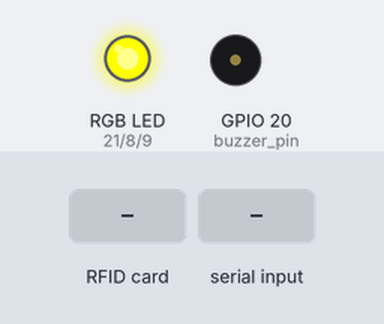
Recording of a sketch running on a simulated ESP32-C3. On the bench: an RGB LED mixed from three pins (HIGH = lit), buzzer (waves = sounding). Inputs (shaded band) come from the test bench. WiFi joins after 1.5 s; servers stay silent unless stated; uploads are accepted with an empty reply; what the sketch prints to the serial monitor is not drawn.

Above: at 6.0 s.
6.1 s: RFID card 5E 7A 19 C4 held to the reader
At 7.3 s:
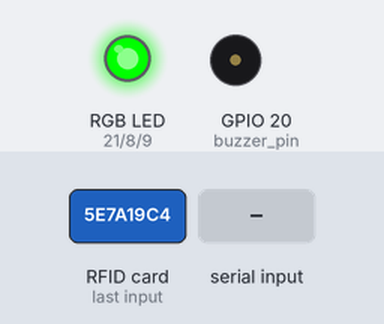
11.0 s: "get_table" received over the second serial link
At 18.6 s:
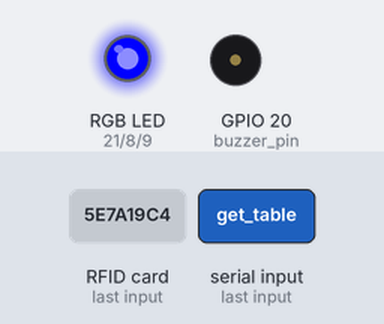
19.5 s: RFID card 5E 7A 19 C4 held to the reader
At 27.0 s:
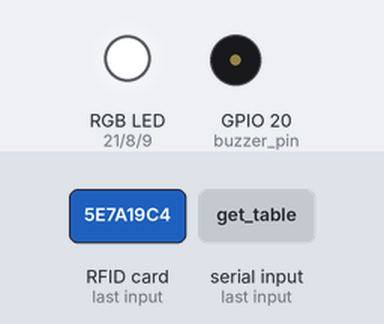
Timing chart, 0 to 28.5 s (numbered marks = the images above; inputs shaded):
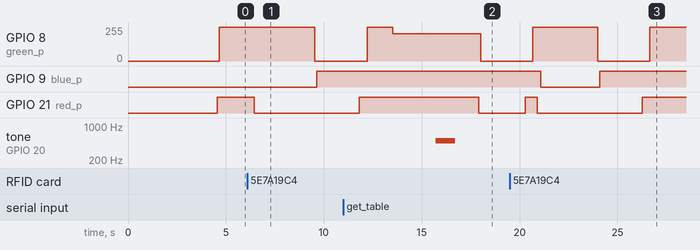

Measured:
- after the input at 6.1 s, GPIO 8 (green_p): 255/255 → 0/255 after 3.4 s; GPIO 9 (blue_p): LOW → HIGH after 3.5 s; GPIO 21 (red_p): HIGH → LOW after 0.34 s
- after the input at 11.0 s, tone on GPIO 20 (buzzer_pin): silent → 500 Hz after 4.7 s, → silent 1.0 s later
- after the input at 19.5 s, GPIO 9 (blue_p): HIGH → LOW after 1.6 s, → HIGH 3.0 s later

The sketch:

smart_grocery_cart_app_connection.ino
```cpp
         /////////////////////////////////////////////
        //     IoT AI-driven Smart Grocery         //
       //         Cart w/ Edge Impulse            //
      //           -----------------             //
     //            (Beetle ESP32-C3)            //
    //             by Kutluhan Aktar           //
   //                                         //
  /////////////////////////////////////////////

//
// Provide a checkout-free shopping experience letting customers create an online shopping list from products in their cart and pay via email.
//
// For more information:
// https://www.theamplituhedron.com/projects/IoT_AI_driven_Smart_Grocery_Cart_w_Edge_Impulse
//
//
// Connections
// Beetle ESP32-C3 :
//                                MFRC522
// D7   --------------------------- RST
// D2   --------------------------- SDA
// D6   --------------------------- MOSI
// D5   --------------------------- MISO
// D4   --------------------------- SCK
//                                OpenMV Cam H7
// D0   --------------------------- P4
// D1   --------------------------- P5
//                                5mm Common Anode RGB LED
// D21  --------------------------- R
// D8   --------------------------- G
// D9   --------------------------- B
//                                Buzzer
// D20  --------------------------- +


// Include the required libraries:
#include <WiFi.h>
#include <SPI.h>
#include <MFRC522.h>

char ssid[] = "<_SSID_>";        // your network SSID (name)
char pass[] = "<_PASSWORD_>";    // your network password (use for WPA, or use as key for WEP)
int keyIndex = 0;                // your network key Index number (needed only for WEP)

// Define the server on LattePanda 3 Delta 864.
char server[] = "192.168.1.22";
// Define the web application path.
String application = "/smart_grocery_cart/shopping.php";

// Initialize the WiFiClient object.
WiFiClient client; /* WiFiSSLClient client; */

// Create the MFRC522 instance.
#define RST_PIN   7
#define SS_PIN    2
MFRC522 mfrc522(SS_PIN, RST_PIN);

// Define the MFRC522 module key input.
MFRC522::MIFARE_Key key;

// RGB:
#define red_p 21
#define green_p 8
#define blue_p 9
#define pwm_frequency 5000
#define resolution 8 /* 8-bit resolution */

// Buzzer:
#define buzzer_pin 20

// Define the data holders:
#define SERIAL_BAUDRATE  115200
String lastRead = "", OpenMV_data = "", response = "", table_name = "";

void setup() {
  Serial.begin(SERIAL_BAUDRATE);
  // Initialize the hardware serial port (Serial1) to communicate with the OpenMV Cam H7.
  Serial1.begin(SERIAL_BAUDRATE ,SERIAL_8N1,/*RX =*/0,/*TX =*/1);

  // Adjust the PWM pin settings for the RGB LED.
  ledcSetup(3, pwm_frequency, resolution); ledcSetup(4, pwm_frequency, resolution); ledcSetup(5, pwm_frequency, resolution);
  ledcAttachPin(red_p, 3); ledcAttachPin(green_p, 4); ledcAttachPin(blue_p, 5);

  // Initialize the MFRC522 hardware:
  SPI.begin();
  mfrc522.PCD_Init();
  Serial.println("\n----------------------------------\nApproximate a New Card or Key Tag : \n----------------------------------\n");
  delay(3000);

  // Connect to WPA/WPA2 network. Change this line if using open or WEP network:
  WiFi.begin(ssid, pass);
  // Attempt to connect to the WiFi network:
  while(WiFi.status() != WL_CONNECTED){
    // Wait for the connection:
    delay(500);
    Serial.print(".");
  }
  // If connected to the network successfully:
  Serial.println("Connected to the WiFi network successfully!");
  adjustColor(0,0,255);
}

void loop(){
  // If the customer approaches the given RFID tag to the MFRC522 module:
  read_UID();
  delay(500);
  if(lastRead != ""){
    // Remove spaces from the detected UID.
    lastRead.replace(" ", "_");
    // Send an HTML email to the customer's registered email address via the web application, including the list of the products added to the cart and the link to the payment page.
    make_a_get_request("?table="+table_name+"&send_email=OK&tag="+lastRead);
    // Clear the latest detected UID.
    lastRead = "";
    adjustColor(0,0,0);
  }

  // If the OpenMV Cam H7 transfers a command via serial communication:
  get_data_from_OpenMV();
  if(OpenMV_data != ""){
    // If the customer requested to change the table name to the latest registered table name in the database:
    if(OpenMV_data == "get_table"){
      // Make an HTTP Get request to obtain the latest registered table name:
      make_a_get_request("?deviceChangeTable");
      if(response != ""){
        // Elicit and format the received table name:
        int delimiter_1, delimiter_2;
        delimiter_1 = response.indexOf("%");
        delimiter_2 = response.indexOf("%", delimiter_1 + 1);
        // Glean information as substrings.
        table_name = response.substring(delimiter_1 + 1, delimiter_2);
        Serial.println("\nLatest Registered Table Name Obtained: " + table_name);
      }
    }else{
      // Make an HTTP Get request directly with the received command:
      make_a_get_request("?table="+table_name+OpenMV_data);
    }
    // Clear the latest received command:
    OpenMV_data = "";
    adjustColor(0,0,0);
  }
}

void make_a_get_request(String request){
  // Connect to the web application named smart_grocery_cart. Change '80' with '443' if you are using SSL connection.
  if (client.connect(server, 80)){
    // If successful:
    Serial.println("\nConnected to the web application successfully!\n");
    // Create the query string:
    String query = application + request;
    // Make an HTTP Get request:
    client.println("GET " + query + " HTTP/1.1");
    client.println("Host: 192.168.1.22");
    client.println("Connection: close");
    client.println();
  }else{
    Serial.println("\nConnection failed to the web application!\n");
    adjustColor(255,0,0);
    delay(2000);
  }
  adjustColor(255,255,0);
  delay(2000); // Wait 2 seconds after connecting...
  // If there are incoming bytes available, get the response from the web application.
  response = "";
  while(client.available()) { char c = client.read(); response += c; }
  if(response != ""){ Serial.println(response); adjustColor(0,255,0); }
}

void get_data_from_OpenMV(){
  // Obtain the transferred data packet from the OpenMV Cam H7 via serial communication.
  if(Serial1.available() > 0){
    Serial.println("\nTransferred query from the OpenMV Cam H7:");
    OpenMV_data = "";
    OpenMV_data = Serial1.readString();
    Serial.println(OpenMV_data);
    adjustColor(0,51,0);
    delay(2000);
    tone(buzzer_pin, 500);
    delay(1000);
    noTone(buzzer_pin);
    delay(1000);
  }
}

int read_UID(){
  // Detect the new card or tag UID.
  if ( ! mfrc522.PICC_IsNewCardPresent()) {
    return 0;
  }
  if ( ! mfrc522.PICC_ReadCardSerial()) {
    return 0;
  }

  // Display the detected UID on the serial monitor.
  Serial.print("\n----------------------------------\nNew Card or Key Tag UID : ");
  for (int i = 0; i < mfrc522.uid.size; i++) {
    lastRead += mfrc522.uid.uidByte[i] < 0x10 ? " 0" : " ";
    lastRead += String(mfrc522.uid.uidByte[i], HEX);
  }
  lastRead.trim();
  lastRead.toUpperCase();
  Serial.print(lastRead);
  Serial.print("\n----------------------------------\n\n");
  adjustColor(255,0,255);
  mfrc522.PICC_HaltA();
  delay(2000);
  return 1;
}

void adjustColor(int r, int g, int b){
  ledcWrite(3, 255-r);
  delay(100);
  ledcWrite(4, 255-g);
  delay(100);
  ledcWrite(5, 255-b);
  delay(100);
}
```
